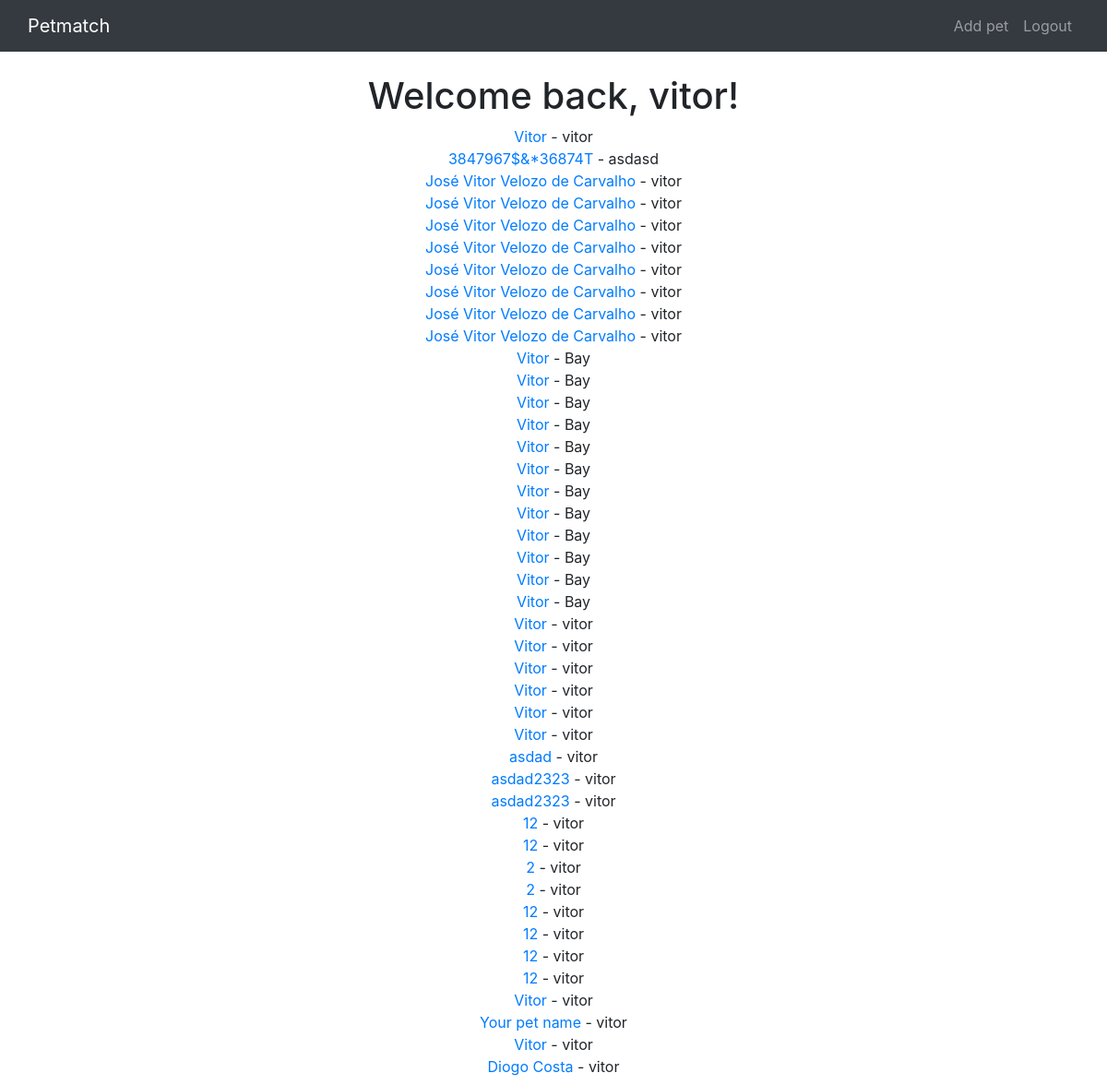
The page / (signed in) on the database its author committed.
### petmatchapp/models.py (models this page shows, shortened)
class PetProfile(models.Model):
    name = models.CharField(max_length=30)
    author = models.ForeignKey(User, on_delete=models.CASCADE)
    age = models.IntegerField()
    race = models.CharField(max_length=30)
    bio = models.TextField()

### petmatchapp/views.py (the view)
# urls.py: path("", views.HomePageView.as_view(), name="home"),
class HomePageView(ListView):
    model = PetProfile
    template_name = "home.html"

### templates/home.html (shortened to what this page needs)
{% extends 'base.html' %}
{% block content %}
{% if user.is_authenticated %}
<div class="col-8 m-auto pt-2 pb-2 text-center">
    {% load account %}
    <h1>Welcome back, {% user_display user %}!</h1>
    {% for PetProfile in object_list %}
        <a href="/pet/{{PetProfile.pk}}">{{PetProfile.name}}</a> - {{PetProfile.author}}
        <br>
    {% endfor %}
</div>
{% endif %}
{% endblock %}

### rows shown on the page
PetProfile: name "Vitor", author "vitor"
PetProfile: name "3847967$&*36874T", author "asdasd"
PetProfile: name "José Vitor Velozo de Carvalho", author "vitor"
PetProfile: name "José Vitor Velozo de Carvalho", author "vitor"
PetProfile: name "José Vitor Velozo de Carvalho", author "vitor"
PetProfile: name "José Vitor Velozo de Carvalho", author "vitor"
PetProfile: name "José Vitor Velozo de Carvalho", author "vitor"
PetProfile: name "José Vitor Velozo de Carvalho", author "vitor"
PetProfile: name "José Vitor Velozo de Carvalho", author "vitor"
PetProfile: name "José Vitor Velozo de Carvalho", author "vitor"
PetProfile: name "Vitor", author "Bay"
PetProfile: name "Vitor", author "Bay"
PetProfile: name "Vitor", author "Bay"
PetProfile: name "Vitor", author "Bay"
PetProfile: name "Vitor", author "Bay"
PetProfile: name "Vitor", author "Bay"
PetProfile: name "Vitor", author "Bay"
PetProfile: name "Vitor", author "Bay"
PetProfile: name "Vitor", author "Bay"
PetProfile: name "Vitor", author "Bay"
PetProfile: name "Vitor", author "Bay"
PetProfile: name "Vitor", author "Bay"
PetProfile: name "Vitor", author "vitor"
PetProfile: name "Vitor", author "vitor"
PetProfile: name "Vitor", author "vitor"
PetProfile: name "Vitor", author "vitor"
PetProfile: name "Vitor", author "vitor"
PetProfile: name "Vitor", author "vitor"
PetProfile: name "asdad", author "vitor"
PetProfile: name "asdad2323", author "vitor"
PetProfile: name "asdad2323", author "vitor"
PetProfile: name "12", author "vitor"
PetProfile: name "12", author "vitor"
PetProfile: name "2", author "vitor"
PetProfile: name "2", author "vitor"
PetProfile: name "12", author "vitor"
PetProfile: name "12", author "vitor"
PetProfile: name "12", author "vitor"
PetProfile: name "12", author "vitor"
PetProfile: name "Vitor", author "vitor"
PetProfile: name "Your pet name", author "vitor"
PetProfile: name "Vitor", author "vitor"
PetProfile: name "Diogo Costa", author "vitor"
